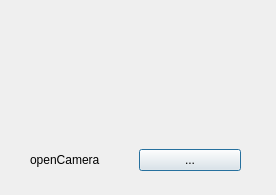
<?xml version="1.0" encoding="UTF-8"?>
<ui version="4.0">
 <class>camera</class>
 <widget class="QDialog" name="camera">
  <property name="geometry">
   <rect>
    <x>0</x>
    <y>0</y>
    <width>276</width>
    <height>195</height>
   </rect>
  </property>
  <property name="windowTitle">
   <string>Dialog</string>
  </property>
  <widget class="QWidget" name="">
   <property name="geometry">
    <rect>
     <x>30</x>
     <y>10</y>
     <width>211</width>
     <height>161</height>
    </rect>
   </property>
   <layout class="QVBoxLayout" name="verticalLayout">
    <item>
     <widget class="QLabel" name="label_camera">
      <property name="text">
       <string/>
      </property>
     </widget>
    </item>
    <item>
     <layout class="QHBoxLayout" name="horizontalLayout">
      <item>
       <widget class="QLabel" name="label">
        <property name="text">
         <string>openCamera</string>
        </property>
       </widget>
      </item>
      <item>
       <widget class="QPushButton" name="pushButton">
        <property name="text">
         <string>...</string>
        </property>
       </widget>
      </item>
     </layout>
    </item>
   </layout>
  </widget>
 </widget>
 <resources/>
 <connections/>
</ui>
